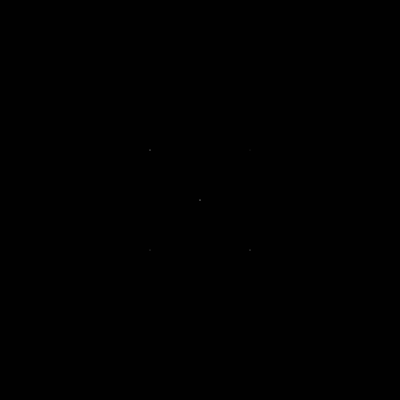
Frame 1 (no input)
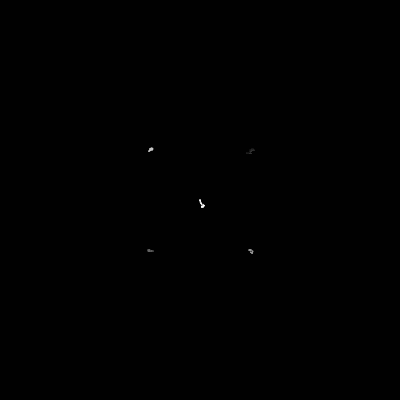
Frame 60 (no input)
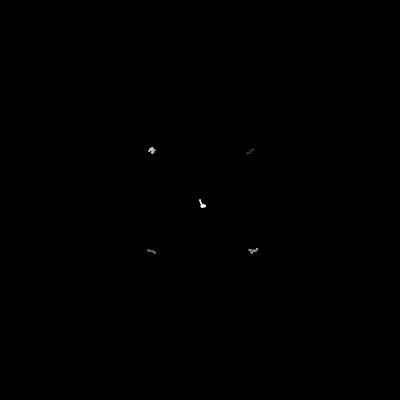
Frame 120 (the mouse pressed at the canvas centre since frame 60)

The p5.js sketch that drew these frames (run headless with seeded random() and noise() and a simulated clock; from frame 60 on, the mouse is pressed at the canvas centre):

// p5.js sketch
// ── sketch.js
// let x;
// let y;
// let x1;
// let y1;
// let x2;
// let y2;
// let x3;
// let y3;
// let x4;
// let y4;

let pos, pos1, pos2, pos3, pos4;

function setup() {
  createCanvas(400, 400);
  // x = 200;
  // y = 200;
  // x1 = 150;
  // y1 = 150;
  // x2 = 250;
  // y2 = 250;
  // x3 = 150;
  // y3 = 250;
  // x4 = 250;
  // y4 = 150;

  // Converted to vectors
  pos = createVector(200, 200);
  pos1 = createVector(150, 150);
  pos2 = createVector(250, 250);
  pos3 = createVector(150, 250);
  pos4 = createVector(250, 150);
  // creates background at the beginning
  background(1);
}

function draw() {
  stroke(255);
  strokeWeight(1);
  point(pos.x, pos.y);

  let r = floor(random(4));

  switch (r) {
    case 0:
      pos.x = pos.x + random(-1, 1);
      break;
    case 1:
      pos.x = pos.x - random(-1, 1);
      break;
    case 2:
      pos.y = pos.y + random(-1, 1);
      break;
    case 3:
      pos.y = pos.y - random(-1, 1);
      break;
  }
  stroke(200);
  strokeWeight(1);
  point(pos1.x, pos1.y);

  let r1 = floor(random(4));

  switch (r1) {
    case 0:
      pos1.x = pos1.x + random(-1, 1);
      break;
    case 1:
      pos1.x = pos1.x - random(-1, 1);
      break;
    case 2:
      pos1.y = pos1.y + random(-1, 1);
      break;
    case 3:
      pos1.y = pos1.y - random(-1, 1);
      break;
  }
  stroke(150);
  strokeWeight(1);
  point(pos2.x, pos2.y);

  let r2 = floor(random(4));

  switch (r2) {
    case 0:
      pos2.x = pos2.x + random(-1, 1);
      break;
    case 1:
      pos2.x = pos2.x - random(-1, 1);
      break;
    case 2:
      pos2.y = pos2.y + random(-1, 1);
      break;
    case 3:
      pos2.y = pos2.y - random(-1, 1);
      break;
  }
  stroke(100);
  strokeWeight(1);
  point(pos3.x, pos3.y);

  let r3 = floor(random(4));

  switch (r3) {
    case 0:
      pos3.x = pos3.x + random(-1, 1);
      break;
    case 1:
      pos3.x = pos3.x - random(-1, 1);
      break;
    case 3:
      pos3.y = pos3.y + random(-1, 1);
      break;
    case 3:
      pos3.y = pos3.y - random(-1, 1);
      break;
  }
  stroke(50);
  strokeWeight(1);
  point(pos4.x, pos4.y);

  let r4 = floor(random(4));

  switch (r4) {
    case 0:
      pos4.x = pos4.x + random(-1, 1);
      break;
    case 1:
      pos4.x = pos4.x - random(-1, 1);
      break;
    case 4:
      pos4.y = pos4.y + random(-1, 1);
      break;
    case 3:
      pos4.y = pos4.y - random(-1, 1);
      break;
  }
}

// ── walker.js
class Walker {
  constructor(x, y) {
    this.pos = createVector(x, y);
  }
  // update the Walker location
  update() {
    this.pos.x = this.pos.x + random(-1, 1);
    this.pos.y = this.pos.y + random(-1, 1);
    this.pos.x = constrain(this.pos.x, 0, width - 1);
    this.pos.y = constrain(this.pos.y, 0, height - 1);
  }

  // Draw the updated walker location
  show() {
    stroke(255, 100);
    strokeWeight(1);
    PointerEvent(this.pos.x, this.pos.y);
  }
}
